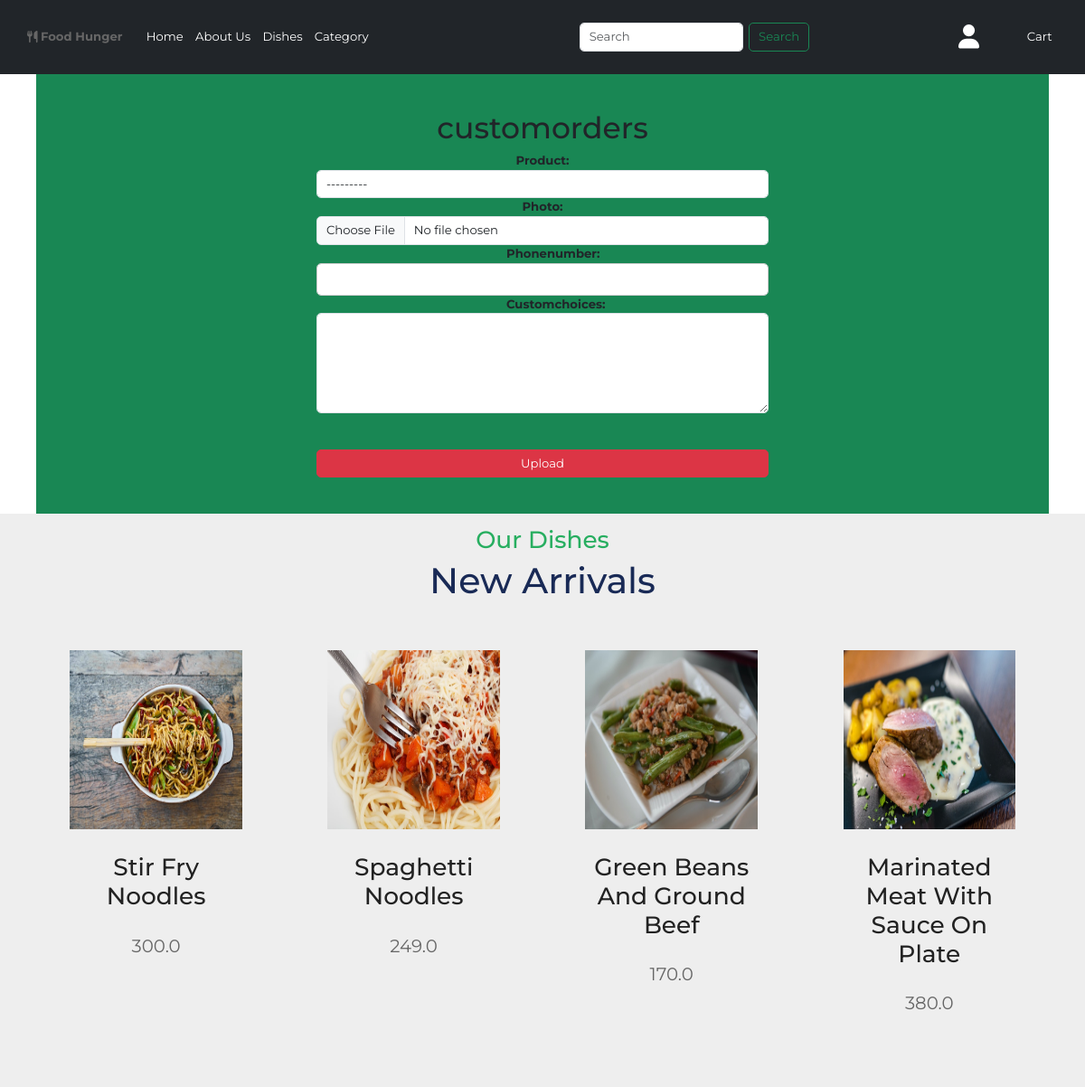
Page /customorders/ (signed in) on the committed database.
### app/models.py (models this page shows)
class Product(models.Model):
    title = models.CharField(max_length=100)
    selling_price = models.FloatField()
    discounted_price = models.FloatField()
    description = models.TextField()
    composition = models.TextField(default='')
    prodapp = models.TextField(default='')
    category = models.CharField(choices=CATEGORY_CHOICES, max_length=2)
    product_image = models.ImageField(upload_to='product')
    def __str__(self):
        return str(self.title)

### app/views.py (the view)
# urls.py: path('customorders/', views.customorders,name='customorders'),
def customorders(request):
    category_choice = "NA"  # or any other value from the CATEGORY_CHOICES tuple
    newarrivals_products = Product.objects.filter(category=category_choice)
    if request.user.is_authenticated:
        if request.method == "POST":
            form = CustomOrdersForm(request.POST, request.FILES)
            if form.is_valid():
                user = request.user
                photo = form.cleaned_data['photo']
                custom_order = form.save(commit=False)
                custom_order.user = user
                custom_order.photo = photo
                custom_order.custom_status = 'Pending'
                custom_order.save()
                order = Custom_Orders.objects.filter(user=user).latest('date')
                status = order.custom_status
                if status == 'Pending':
                    subject = 'Order Confirmation'
                    message = f"Dear {user.username}, your customorder has been sent to food hunger check your site to see the status of the order"
                    from_email = settings.EMAIL_HOST_USER
                    recipient_list = [user.email]
                    send_mail(subject, message, from_email, recipient_list, fail_silently=False)
                return redirect('orderscustom')
        else:
            form = CustomOrdersForm()
        context = {'form': form, 'newarrivals_products': newarrivals_products}
        return render(request, "app/customorders.html", context)
    else:
        return redirect('orders')

### app/forms.py
class CustomOrdersForm(forms.ModelForm):
    phonenumber = forms.IntegerField(widget=forms.NumberInput(attrs={'class': 'form-control', 'style': 'width: 100%;'}))
    class Meta:
        model = Custom_Orders
        fields = ['product', 'photo', 'phonenumber', 'customchoices' ]
        widgets = {
            'product': forms.Select(attrs={'class': 'form-control'}),
            'photo': forms.ClearableFileInput(attrs={'class': 'form-control'}),
            'customchoices': forms.Textarea(attrs={'class': 'form-control', 'rows': 5}),
        }

### app/templates/app/customorders.html (shortened to what this page needs)
{% extends 'app/base.html' %}
{% load static %}
{% block customorders %}
<div class="container">
    <div class="py-5 text-center bg-success">
        <h1> customorders</h1>
        <form action="" method="post" enctype="multipart/form-data">
            {{form}}<br><br>
            <input type="submit" class="btn btn-danger w-100" value="Upload">
        </form>
    </div>
</div>
<section class="menu" id="menu">
    <h3 class="sub-heading">Our Dishes</h3>
    <h1 class="heading"> New Arrivals </h1>
    <div class="container box-container">
      <div class="owl-carousel" id="slider1">
        {% for prod in newarrivals_products %}
        <a href="{% url 'product-detail' prod.id %}" class="btn">
        <div class="box">
            <img src="{{prod.product_image.url}}" alt="">
            <h3>{{prod.title}}</h3>
            <p>{{prod.discounted_price}}</p>
        </div>
        </a>
        {% endfor %}
    </div>
  </section>
{% endblock customorders %}

### app/static/app/css/style.css (style rules this page uses)
:root { --green:#27ae60; --black:#192a56; --light-color:#666; --box-shadow:0 .5rem 1.5rem rgba(0,0,0,.1); }
* { font-family: 'Nunito', sans-serif; margin:0; padding:0; box-sizing: border-box; text-decoration: none; outline: none; border:none; transition: all .2s linear; }
html { font-size: 82.5%; overflow-x: hidden; scroll-padding-top: 5.5rem; scroll-behavior: smooth; }
section { padding:2rem 9%; }
.sub-heading { text-align: center; color:var(--green); font-size: 2rem; }
.heading { text-align: center; color:var(--black); font-size: 3rem; }
form { max-width: 500px; margin: 0 auto; }
label { display: inline-block; width: 80px; font-weight: bold; }
input[type="text"], textarea { padding: 5px; font-size: 16px; border: 1px solid #ccc; border-radius: 5px; width: 100%; box-sizing: border-box; }
input[type="number"] { padding: 5px; font-size: 16px; border: 1px solid #ccc; border-radius: 5px; width: 50px; box-sizing: border-box; }

### app/static/app/css/home.css (style rules this page uses)
* { font-family: 'Montserrat', sans-serif; margin: 0; padding: 0; box-sizing: border-box; outline: none; border: none; text-decoration: none !important; transition: all .2s linear; }
html { overflow-x: hidden; scroll-behavior: smooth; scroll-padding-top: 6rem; }
section { padding: 1rem 1rem; }
.menu { background: #eee; }
.menu .box-container { display: grid; gap: 2rem; grid-template-columns: repeat(auto-fit, minmax(30rem, 1fr)); }
.menu .box-container .box { text-align: center; padding: 3rem 2rem; border-radius: .5rem; }
.menu .box-container .box img { height: 15rem; margin-bottom: 2rem; }
.menu .box-container .box h3 { font-size: 2rem; text-transform: capitalize; color: #222; }
.menu .box-container .box p { padding: 1rem 0; font-size: 1.5rem; line-height: 2; color: #666; margin-bottom: 0; }

### rows in the picture
Product: product_image (picture), title "Stir Fry Noodles", discounted_price "300.0"
Product: product_image (picture), title "Spaghetti Noodles", discounted_price "249.0"
Product: product_image (picture), title "Green Beans And Ground Beef", discounted_price "170.0"
Product: product_image (picture), title "Marinated Meat With Sauce On Plate", discounted_price "380.0"
